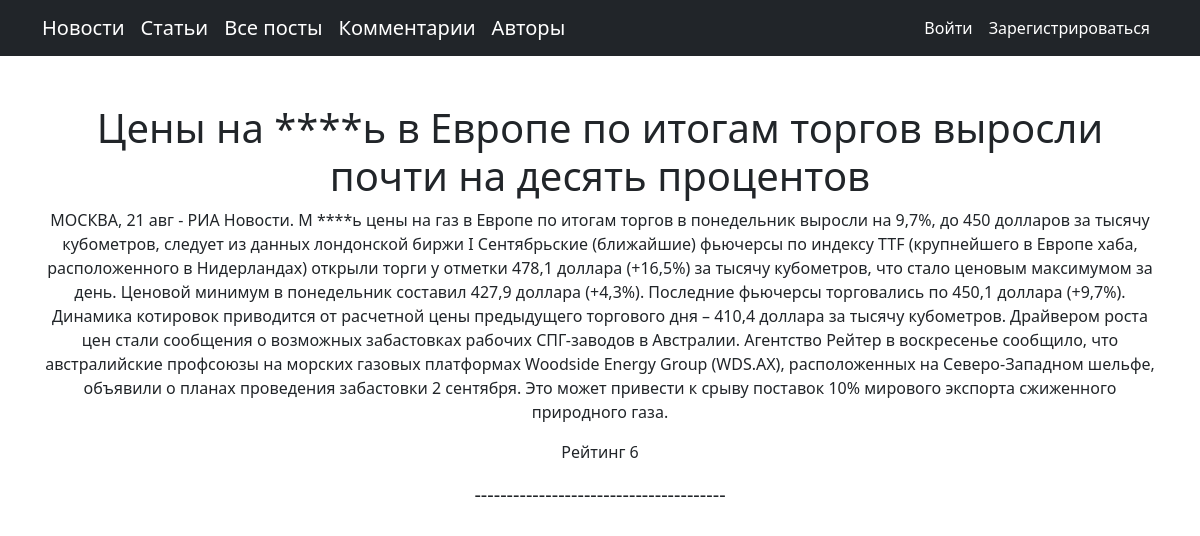
The app's page /showpost/2 with its own data.
### newsportal/models.py (models this page shows, shortened)
class Post(models.Model):
    author = models.ForeignKey(Author, on_delete=models.CASCADE, verbose_name='Автор')
    type_post = models.CharField(max_length=1, choices=POSTS, verbose_name='Тип поста')
    time_created = models.DateTimeField(auto_now_add=True, verbose_name='Дата создания')
    category = models.ManyToManyField(Category, through="PostCategory", verbose_name='Категория')
    title =  models.CharField(max_length=255, verbose_name='Оглавление')
    content = models.TextField( verbose_name='Содержание')
    rating = models.SmallIntegerField(default=0, verbose_name='Рейтинг')

### newsportal/views.py (the view)
# urls.py: path('showpost/<int:post_id>', showpost, name='showpost'),
def showpost(request, post_id):
    post = Post.objects.get(pk=post_id)
    context = {
        'title':post.title,
        'post':post
    }
    return render(request, 'newsportal/showpost.html', context)

### newsportal/templatetags/custom_filters.py (called while the page is built)
@register.filter()
def censor(value:str):
   swear_words = ('банан', 'морков', 'карто', 'броккол', 'ананас',
                  'Банан', 'Морков', 'Карто', 'Броккол', 'Ананас',)
   for word in swear_words:
      if word in value:
          value = value.replace(word, '****')
   return value

### newsportal/templates/newsportal/showpost.html (shortened to what this page needs)
{% extends 'newsportal/default.html' %}
{% load custom_filters %}
{% block content %}
<h1>{{ post.title|censor }}</h1>
<p>{{ post.content|censor }}</p>
<p>Рейтинг {{ post.rating }}</p>
{% endblock content %}

### records on screen
Post: title|censor "Цены на ****ь в Европе по итогам торгов выросли почти на десять процентов", content|censor "МОСКВА, 21 авг - РИА Новости. M ****ь цены на газ в Европе по итогам торгов в понедельник выросли на 9,7%, до 450 долларов за тысячу кубометров, следует из данных лондонской биржи I Сентябрьские (ближайшие) фьючерсы по индексу TTF (крупнейшего в Европе хаба, расположенного в Нидерландах) открыли торги у отметки 478,1 доллара (+16,5%) за тысячу кубометров, что стало ценовым максимумом за день. Ценовой минимум в понедельник составил 427,9 доллара (+4,3%). Последние фьючерсы торговались по 450,1 доллара (+9,7%). Динамика котировок приводится от расчетной цены предыдущего торгового дня – 410,4 доллара за тысячу кубометров. Драйвером роста цен стали сообщения о возможных забастовках рабочих…", rating "6"
